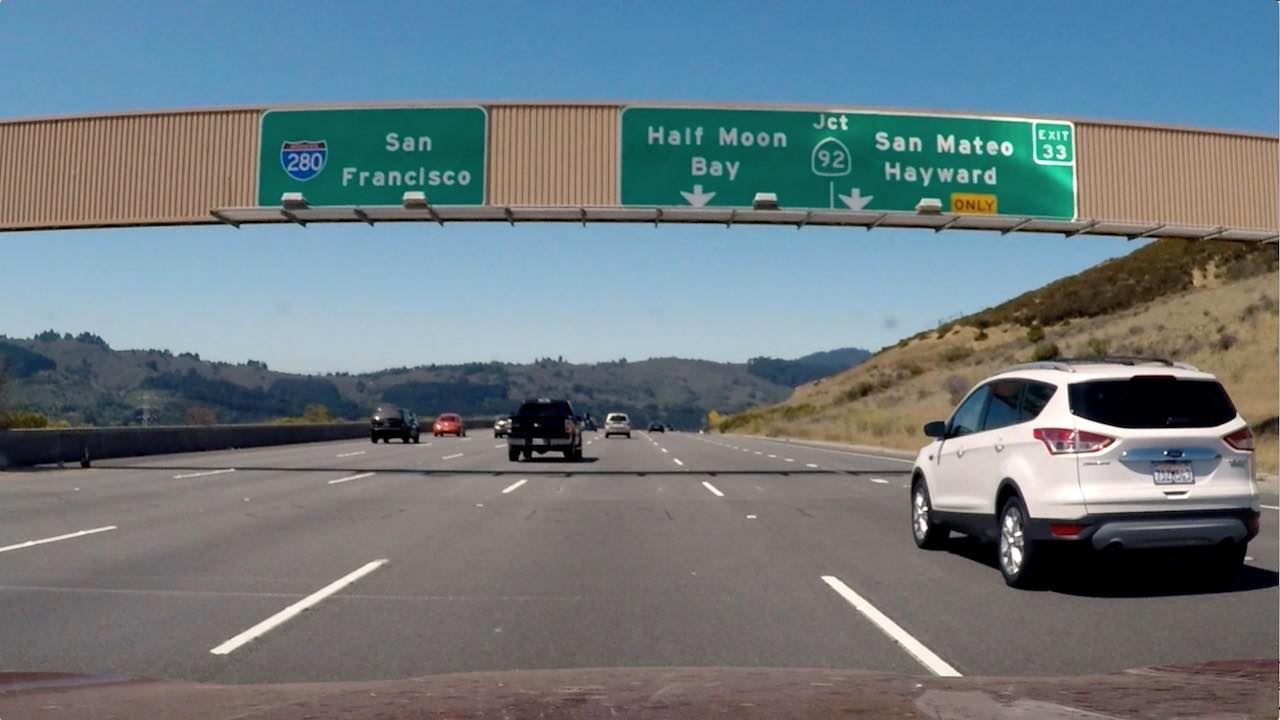
#> input picture signs_vehicles_xygrad.png, 1280 x 720 px
$ python challenge.py   (older library calls are emulated)
#> lines starting #> are read from the running program, lines starting #| are printed output that depends on the picture; after the words box and inside, x2 and y2 are one past the last pixel; in counts of white or black regions, pixels touching at a corner belong together
# Item 22

import numpy as np
import cv2
import matplotlib.pyplot as plt
import matplotlib.image as mpimg
import pickle

def abs_sobel_thresh(img, orient='x', sobel_kernel=3, thresh=(0,255)):
    """Calculate directional gradient"""
    print(thresh)
    thresh_min = thresh[0]
    thresh_max = thresh[1]
    print('Min, max = ', thresh_min, thresh_max)

    # Convert to grayscale
    gray = cv2.cvtColor(img, cv2.COLOR_RGB2GRAY)

    # Apply x or y gradient with the OpenCV Sobel() function
    # and take the absolute value
    if orient == 'x':
        abs_sobel = np.absolute(cv2.Sobel(gray, cv2.CV_64F, 1, 0))
    if orient == 'y':
        abs_sobel = np.absolute(cv2.Sobel(gray, cv2.CV_64F, 0, 1))
    # Rescale back to 8 bit integer
    scaled_sobel = np.uint8(255*abs_sobel/np.max(abs_sobel))
    # Create a copy and apply the threshold
    binary_output = np.zeros_like(scaled_sobel)
    # Here I'm using inclusive (>=, <=) thresholds, but exclusive is ok too
    binary_output[(scaled_sobel >= thresh_min) & (scaled_sobel <= thresh_max)] = 1
    # Return the result
    return binary_output

#def mag_thresh(image, sobel_kernel=3, mag_thresh=(0, 255)):
#    # Calculate gradient magnitude
#    # Apply threshold
#    mag_binary = image
#    return mag_binary

# Define a function to return the magnitude of the gradient
# for a given sobel kernel size and threshold values
def mag_thresh(img, sobel_kernel=3, mag_thresh=(0, 255)):
    # Convert to grayscale
    gray = cv2.cvtColor(img, cv2.COLOR_RGB2GRAY)
    # Take both Sobel x and y gradients
    sobelx = cv2.Sobel(gray, cv2.CV_64F, 1, 0, ksize=sobel_kernel)
    sobely = cv2.Sobel(gray, cv2.CV_64F, 0, 1, ksize=sobel_kernel)
    # Calculate the gradient magnitude
    gradmag = np.sqrt(sobelx**2 + sobely**2)
    # Rescale to 8 bit
    scale_factor = np.max(gradmag)/255
    gradmag = (gradmag/scale_factor).astype(np.uint8)
    # Create a binary image of ones where threshold is met, zeros otherwise
    binary_output = np.zeros_like(gradmag)
    binary_output[(gradmag >= mag_thresh[0]) & (gradmag <= mag_thresh[1])] = 1
    # Return the binary image
    return binary_output

def dir_threshold(img, sobel_kernel=3, thresh=(0, np.pi/2)):
    # Calculate gradient direction
    # Apply threshold

    # Grayscale
    gray = cv2.cvtColor(img, cv2.COLOR_RGB2GRAY)
    # Calculate the x and y gradients
    sobelx = cv2.Sobel(gray, cv2.CV_64F, 1, 0, ksize=sobel_kernel)
    sobely = cv2.Sobel(gray, cv2.CV_64F, 0, 1, ksize=sobel_kernel)
    # Take the absolute value of the gradient direction,
    # apply a threshold, and create a binary image result
    absgraddir = np.arctan2(np.absolute(sobely), np.absolute(sobelx))
    binary_output =  np.zeros_like(absgraddir)
    binary_output[(absgraddir >= thresh[0]) & (absgraddir <= thresh[1])] = 1

    # Return the binary image
    return binary_output


def main():
    print('Hello world')
    # Choose a Sobel kernel size
    ksize = 3 # Choose a larger odd number to smooth gradient measurements


    image = mpimg.imread('signs_vehicles_xygrad.png')
#> image is the input picture: shape (720, 1280, 3) float32; mean R, G, B 0.428, 0.477, 0.5


    # Apply each of the thresholding functions
    gradx = abs_sobel_thresh(image, orient='x', sobel_kernel=ksize, thresh=(20, 100))
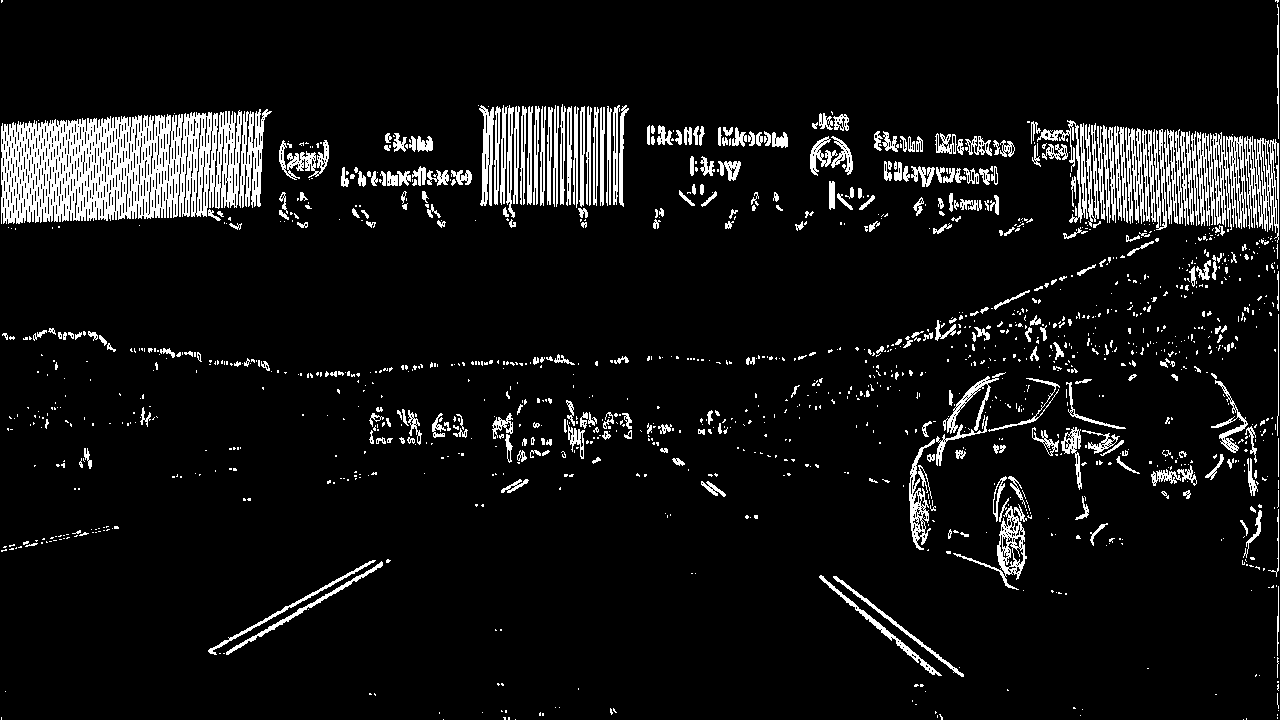
#> gradx: shape (720, 1280); values 0 (black) and 1 (white), 7.9% white; 1378 white regions (1040 under 20 px), largest, box (x1, y1, x2, y2) and area: (1, 110, 242, 224) 18700, (1197, 132, 1247, 230) 2653, (1244, 136, 1279, 243) 1807
    grady = abs_sobel_thresh(image, orient='y', sobel_kernel=ksize, thresh=(20, 100))
#> grady: shape (720, 1280); values 0 (black) and 1 (white), 8.2% white; 1385 white regions (1043 under 20 px), largest, box (x1, y1, x2, y2) and area: (0, 103, 1280, 145) 6510, (0, 460, 930, 494) 6192, (811, 194, 1280, 247) 4636
    mag_binary = mag_thresh(image, sobel_kernel=ksize, mag_thresh=(30, 100))
#> in mag_thresh, `gradmag = np.sqrt(sobelx**2 + sobely**2)`:
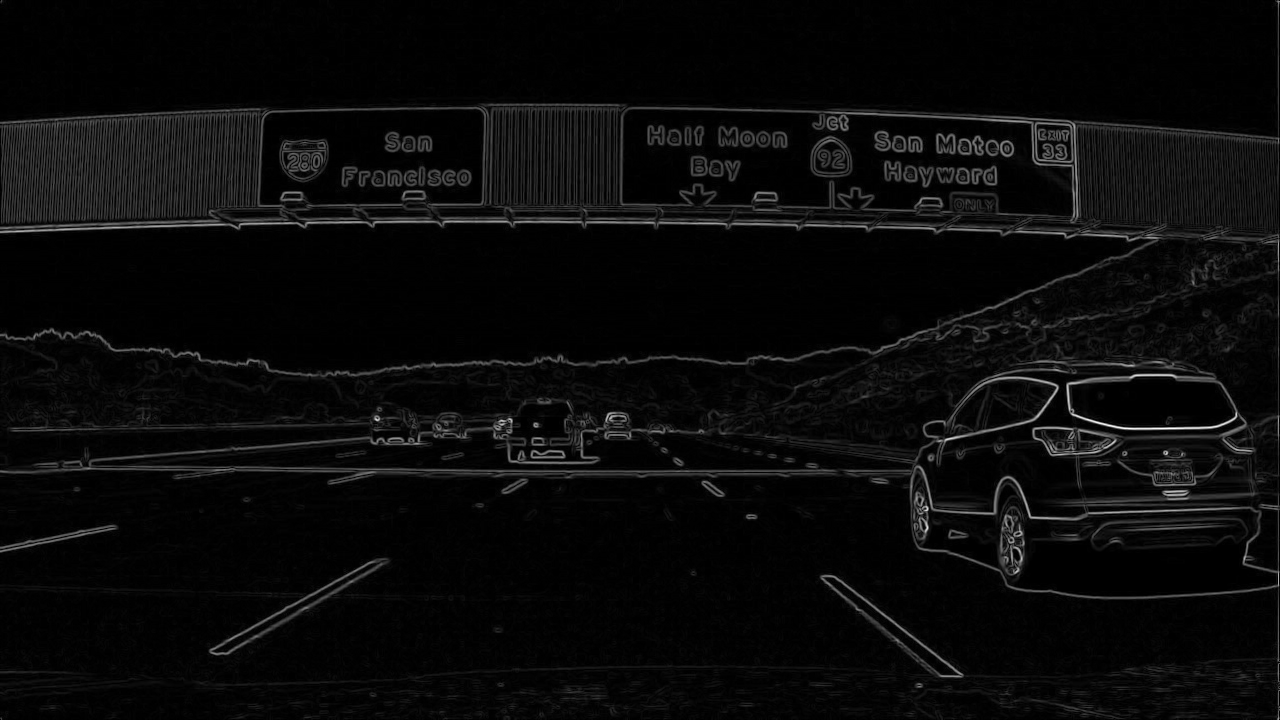
#> gradmag: shape (720, 1280) float64; min 0, max 3.62, mean 0.147; drawn with min black and max white
#> in mag_thresh, `scale_factor = np.max(gradmag)/255`: scale_factor = 0.0142
#> mag_binary: shape (720, 1280); values 0 (black) and 1 (white), 9.8% white in thin lines or dots
    #dir_binary = dir_threshold(image, sobel_kernel=ksize, thresh=(0, np.pi/2))
    dir_binary = dir_threshold(image, sobel_kernel=15, thresh=(0.7, 1.3))
#> in dir_threshold, `absgraddir = np.arctan2(np.absolute(sobely), np.absolute(sobelx))`:
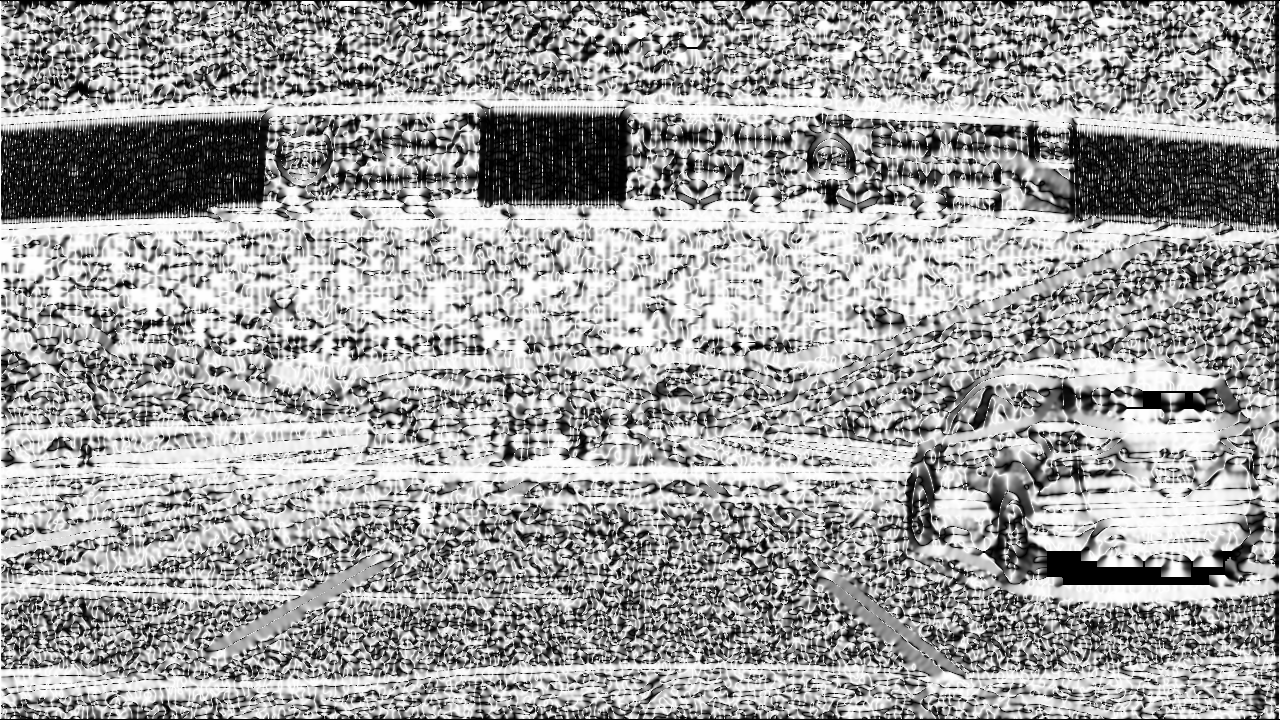
#> absgraddir: shape (720, 1280) float64; min 0, max 1.57, mean 0.981; drawn with min black and max white
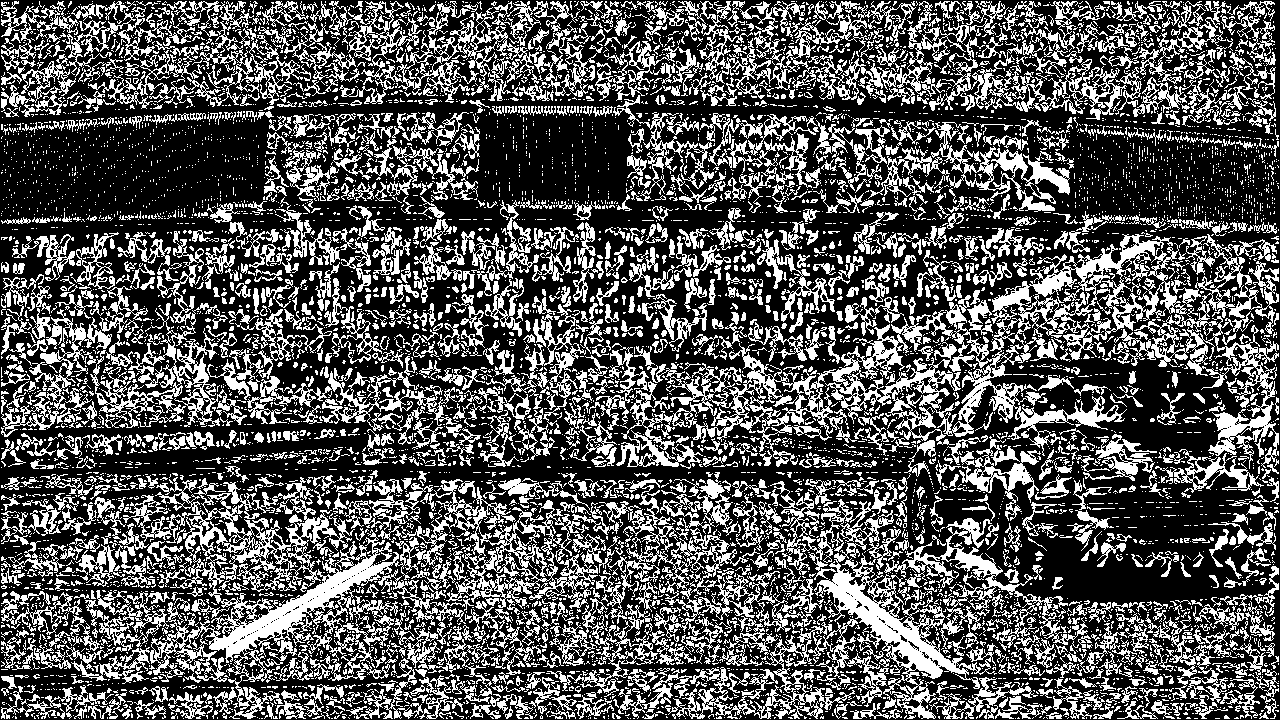
#> dir_binary: shape (720, 1280) float64; values 0 (black) and 1 (white), 33.8% white in thin lines or dots

    combined = np.zeros_like(dir_binary)
    combined[((gradx == 1) & (grady == 1)) | ((mag_binary == 1) & (dir_binary == 1))] = 1

    f, (ax1, ax2, ax3, ax4, ax5, ax6) = plt.subplots(1, 6, figsize=(12, 4))
    f.tight_layout()

    ax1.imshow(image)
    ax1.set_title('Original Image', fontsize=10)

    ax2.imshow(gradx, cmap='gray')
    ax2.set_title('Thresholded Grad. Dir. X', fontsize=10)

    ax3.imshow(grady, cmap='gray')
    ax3.set_title('Thresholded Grad. Dir. Y', fontsize=10)

    ax4.imshow(mag_binary, cmap='gray')
    ax4.set_title('Magnitude of gradient', fontsize=10)

    ax5.imshow(dir_binary, cmap='gray')
    ax5.set_title('Thresholded Grad. Dir.', fontsize=10)

    ax6.imshow(combined, cmap='gray')
    ax6.set_title('Combined threshold', fontsize=10)

    plt.subplots_adjust(left=0., right=1, top=0.9, bottom=0.)
    plt.show()
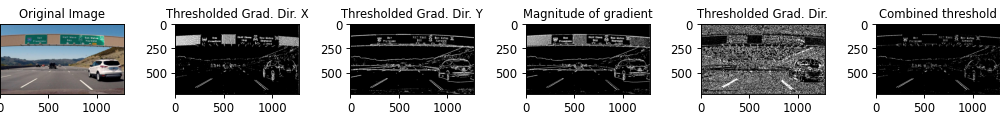
#> figure drawn by matplotlib, 6 panels


if __name__ == '__main__':
    main()
